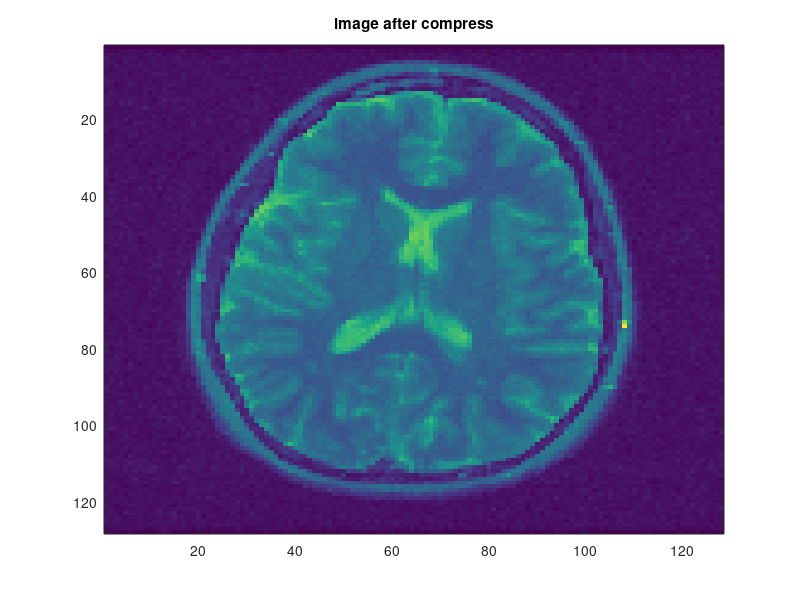

MATLAB code to generate this figure:
%% preprocess
% compress image
% origin image size is too large

compress_rate = 1/4;

load image;

image_comp = zeros(size(im)*compress_rate);

for i = 1:size(image_comp, 1)
    for j = 1:size(image_comp, 2)
        block = im(((i-1)/compress_rate+1):(i/compress_rate), ((j-1)/compress_rate+1):(j/compress_rate));
        block = reshape(block, [1/compress_rate/compress_rate, 1]);
        [~,indx] = max(abs(block));
        image_comp(i, j) = block(indx);
    end
end

figure,
imagesc(abs(image_comp));
title('image after compress');

save('image_comp', 'image_comp');